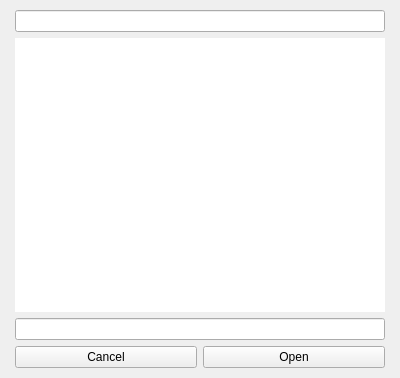
<?xml version="1.0" encoding="UTF-8"?>
<ui version="4.0">
 <class>CustomFileDialog</class>
 <widget class="QDialog" name="CustomFileDialog">
  <property name="geometry">
   <rect>
    <x>0</x>
    <y>0</y>
    <width>400</width>
    <height>378</height>
   </rect>
  </property>
  <property name="windowTitle">
   <string>Dialog</string>
  </property>
  <layout class="QVBoxLayout" name="verticalLayout">
   <property name="leftMargin">
    <number>15</number>
   </property>
   <property name="topMargin">
    <number>10</number>
   </property>
   <property name="rightMargin">
    <number>15</number>
   </property>
   <property name="bottomMargin">
    <number>10</number>
   </property>
   <item>
    <widget class="QLineEdit" name="filePathEdit">
     <property name="mouseTracking">
      <bool>false</bool>
     </property>
     <property name="tabletTracking">
      <bool>true</bool>
     </property>
     <property name="contextMenuPolicy">
      <enum>Qt::NoContextMenu</enum>
     </property>
     <property name="acceptDrops">
      <bool>false</bool>
     </property>
     <property name="frame">
      <bool>true</bool>
     </property>
     <property name="cursorPosition">
      <number>0</number>
     </property>
     <property name="readOnly">
      <bool>true</bool>
     </property>
    </widget>
   </item>
   <item>
    <widget class="QListView" name="listView">
     <property name="contextMenuPolicy">
      <enum>Qt::NoContextMenu</enum>
     </property>
     <property name="frameShape">
      <enum>QFrame::NoFrame</enum>
     </property>
     <property name="frameShadow">
      <enum>QFrame::Plain</enum>
     </property>
     <property name="lineWidth">
      <number>1</number>
     </property>
     <property name="verticalScrollBarPolicy">
      <enum>Qt::ScrollBarAlwaysOff</enum>
     </property>
     <property name="editTriggers">
      <set>QAbstractItemView::NoEditTriggers</set>
     </property>
     <property name="showDropIndicator" stdset="0">
      <bool>false</bool>
     </property>
     <property name="defaultDropAction">
      <enum>Qt::CopyAction</enum>
     </property>
     <property name="layoutMode">
      <enum>QListView::SinglePass</enum>
     </property>
     <property name="viewMode">
      <enum>QListView::ListMode</enum>
     </property>
     <property name="modelColumn">
      <number>0</number>
     </property>
     <property name="uniformItemSizes">
      <bool>false</bool>
     </property>
    </widget>
   </item>
   <item>
    <widget class="QLineEdit" name="fileNameEdit">
     <property name="readOnly">
      <bool>false</bool>
     </property>
    </widget>
   </item>
   <item>
    <layout class="QHBoxLayout" name="horizontalLayout">
     <property name="topMargin">
      <number>0</number>
     </property>
     <property name="rightMargin">
      <number>0</number>
     </property>
     <item>
      <widget class="QPushButton" name="cancelBtn">
       <property name="text">
        <string>Cancel</string>
       </property>
       <property name="autoDefault">
        <bool>false</bool>
       </property>
      </widget>
     </item>
     <item>
      <widget class="QPushButton" name="okBtn">
       <property name="text">
        <string>Open</string>
       </property>
       <property name="autoDefault">
        <bool>false</bool>
       </property>
      </widget>
     </item>
    </layout>
   </item>
  </layout>
 </widget>
 <resources/>
 <connections/>
</ui>
